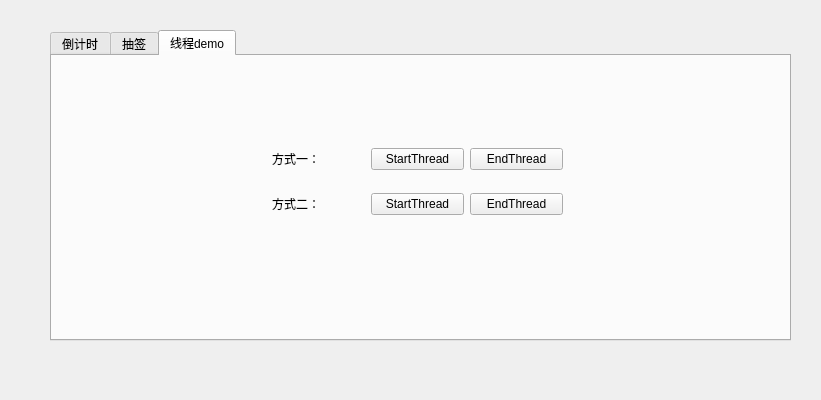
<?xml version="1.0" encoding="UTF-8"?>
<ui version="4.0">
 <class>MainWindow</class>
 <widget class="QWidget" name="MainWindow">
  <property name="geometry">
   <rect>
    <x>0</x>
    <y>0</y>
    <width>821</width>
    <height>400</height>
   </rect>
  </property>
  <property name="windowTitle">
   <string>demo</string>
  </property>
  <widget class="QTabWidget" name="tabWidget">
   <property name="geometry">
    <rect>
     <x>50</x>
     <y>30</y>
     <width>741</width>
     <height>311</height>
    </rect>
   </property>
   <property name="currentIndex">
    <number>2</number>
   </property>
   <widget class="QWidget" name="tab">
    <attribute name="title">
     <string>倒计时</string>
    </attribute>
    <widget class="QPushButton" name="pushButton">
     <property name="geometry">
      <rect>
       <x>30</x>
       <y>110</y>
       <width>51</width>
       <height>41</height>
      </rect>
     </property>
     <property name="styleSheet">
      <string notr="true">QPushButton:pressed {
background-color: #1E90FF;
}</string>
     </property>
     <property name="text">
      <string>开始</string>
     </property>
    </widget>
    <widget class="QWidget" name="layoutWidget">
     <property name="geometry">
      <rect>
       <x>120</x>
       <y>70</y>
       <width>561</width>
       <height>116</height>
      </rect>
     </property>
     <layout class="QGridLayout" name="gridLayout_2">
      <item row="0" column="0">
       <layout class="QHBoxLayout" name="horizontalLayout">
        <item>
         <widget class="QLabel" name="label">
          <property name="enabled">
           <bool>false</bool>
          </property>
          <property name="text">
           <string>倒计时：</string>
          </property>
         </widget>
        </item>
        <item>
         <widget class="QTextEdit" name="textEdit_6">
          <property name="enabled">
           <bool>true</bool>
          </property>
          <property name="sizePolicy">
           <sizepolicy hsizetype="Preferred" vsizetype="Minimum">
            <horstretch>0</horstretch>
            <verstretch>0</verstretch>
           </sizepolicy>
          </property>
          <property name="maximumSize">
           <size>
            <width>16777215</width>
            <height>50</height>
           </size>
          </property>
         </widget>
        </item>
        <item>
         <widget class="QLabel" name="label_4">
          <property name="enabled">
           <bool>false</bool>
          </property>
          <property name="text">
           <string>min</string>
          </property>
         </widget>
        </item>
        <item>
         <widget class="QTextEdit" name="textEdit">
          <property name="enabled">
           <bool>true</bool>
          </property>
          <property name="sizePolicy">
           <sizepolicy hsizetype="Preferred" vsizetype="Minimum">
            <horstretch>0</horstretch>
            <verstretch>0</verstretch>
           </sizepolicy>
          </property>
          <property name="maximumSize">
           <size>
            <width>16777215</width>
            <height>50</height>
           </size>
          </property>
         </widget>
        </item>
        <item>
         <widget class="QLabel" name="label_7">
          <property name="enabled">
           <bool>false</bool>
          </property>
          <property name="text">
           <string>s</string>
          </property>
         </widget>
        </item>
       </layout>
      </item>
      <item row="1" column="0">
       <layout class="QHBoxLayout" name="horizontalLayout_2">
        <item>
         <widget class="QLabel" name="label_2">
          <property name="enabled">
           <bool>false</bool>
          </property>
          <property name="text">
           <string>剩余时间</string>
          </property>
         </widget>
        </item>
        <item>
         <widget class="QTextEdit" name="textEdit_3">
          <property name="enabled">
           <bool>true</bool>
          </property>
          <property name="sizePolicy">
           <sizepolicy hsizetype="Preferred" vsizetype="Minimum">
            <horstretch>0</horstretch>
            <verstretch>0</verstretch>
           </sizepolicy>
          </property>
          <property name="maximumSize">
           <size>
            <width>16777215</width>
            <height>50</height>
           </size>
          </property>
         </widget>
        </item>
        <item>
         <widget class="QLabel" name="label_9">
          <property name="enabled">
           <bool>false</bool>
          </property>
          <property name="text">
           <string>min</string>
          </property>
         </widget>
        </item>
        <item>
         <widget class="QTextEdit" name="textEdit_7">
          <property name="enabled">
           <bool>true</bool>
          </property>
          <property name="sizePolicy">
           <sizepolicy hsizetype="Preferred" vsizetype="Minimum">
            <horstretch>0</horstretch>
            <verstretch>0</verstretch>
           </sizepolicy>
          </property>
          <property name="maximumSize">
           <size>
            <width>16777215</width>
            <height>50</height>
           </size>
          </property>
         </widget>
        </item>
        <item>
         <widget class="QLabel" name="label_8">
          <property name="enabled">
           <bool>false</bool>
          </property>
          <property name="text">
           <string>s</string>
          </property>
         </widget>
        </item>
       </layout>
      </item>
     </layout>
    </widget>
   </widget>
   <widget class="QWidget" name="tab_2">
    <attribute name="title">
     <string>抽签</string>
    </attribute>
    <widget class="QPushButton" name="pushButton_2">
     <property name="geometry">
      <rect>
       <x>270</x>
       <y>220</y>
       <width>211</width>
       <height>32</height>
      </rect>
     </property>
     <property name="styleSheet">
      <string notr="true">QPushButton:pressed {
background-color: #1E90FF;
}</string>
     </property>
     <property name="text">
      <string>点名开始</string>
     </property>
    </widget>
    <widget class="QWidget" name="layoutWidget">
     <property name="geometry">
      <rect>
       <x>84</x>
       <y>180</y>
       <width>581</width>
       <height>20</height>
      </rect>
     </property>
     <layout class="QHBoxLayout" name="horizontalLayout_3">
      <item>
       <widget class="QLabel" name="label_3">
        <property name="enabled">
         <bool>false</bool>
        </property>
        <property name="maximumSize">
         <size>
          <width>16777215</width>
          <height>50</height>
         </size>
        </property>
        <property name="text">
         <string>被抽中同学</string>
        </property>
        <property name="alignment">
         <set>Qt::AlignCenter</set>
        </property>
       </widget>
      </item>
      <item>
       <widget class="QLabel" name="label_5">
        <property name="enabled">
         <bool>false</bool>
        </property>
        <property name="maximumSize">
         <size>
          <width>16777215</width>
          <height>50</height>
         </size>
        </property>
        <property name="text">
         <string>班级总人数</string>
        </property>
        <property name="alignment">
         <set>Qt::AlignCenter</set>
        </property>
       </widget>
      </item>
      <item>
       <widget class="QLabel" name="label_6">
        <property name="enabled">
         <bool>false</bool>
        </property>
        <property name="maximumSize">
         <size>
          <width>16777215</width>
          <height>50</height>
         </size>
        </property>
        <property name="text">
         <string>抽签人数</string>
        </property>
        <property name="alignment">
         <set>Qt::AlignCenter</set>
        </property>
       </widget>
      </item>
     </layout>
    </widget>
    <widget class="QWidget" name="layoutWidget">
     <property name="geometry">
      <rect>
       <x>80</x>
       <y>40</y>
       <width>581</width>
       <height>102</height>
      </rect>
     </property>
     <layout class="QHBoxLayout" name="horizontalLayout_4">
      <item>
       <widget class="QTextEdit" name="textEdit_2">
        <property name="enabled">
         <bool>true</bool>
        </property>
        <property name="sizePolicy">
         <sizepolicy hsizetype="Expanding" vsizetype="Fixed">
          <horstretch>0</horstretch>
          <verstretch>0</verstretch>
         </sizepolicy>
        </property>
        <property name="maximumSize">
         <size>
          <width>16777215</width>
          <height>100</height>
         </size>
        </property>
       </widget>
      </item>
      <item>
       <widget class="QTextEdit" name="textEdit_4">
        <property name="enabled">
         <bool>true</bool>
        </property>
        <property name="sizePolicy">
         <sizepolicy hsizetype="Expanding" vsizetype="Fixed">
          <horstretch>0</horstretch>
          <verstretch>0</verstretch>
         </sizepolicy>
        </property>
        <property name="maximumSize">
         <size>
          <width>16777215</width>
          <height>100</height>
         </size>
        </property>
       </widget>
      </item>
      <item>
       <widget class="QTextEdit" name="textEdit_5">
        <property name="enabled">
         <bool>true</bool>
        </property>
        <property name="sizePolicy">
         <sizepolicy hsizetype="Expanding" vsizetype="Fixed">
          <horstretch>0</horstretch>
          <verstretch>0</verstretch>
         </sizepolicy>
        </property>
        <property name="maximumSize">
         <size>
          <width>16777215</width>
          <height>100</height>
         </size>
        </property>
       </widget>
      </item>
     </layout>
    </widget>
   </widget>
   <widget class="QWidget" name="tab_3">
    <attribute name="title">
     <string>线程demo</string>
    </attribute>
    <widget class="QWidget" name="">
     <property name="geometry">
      <rect>
       <x>220</x>
       <y>75</y>
       <width>291</width>
       <height>101</height>
      </rect>
     </property>
     <layout class="QVBoxLayout" name="verticalLayout">
      <item>
       <layout class="QGridLayout" name="gridLayout">
        <item row="0" column="1">
         <widget class="QPushButton" name="StartThread_btn">
          <property name="text">
           <string>StartThread</string>
          </property>
         </widget>
        </item>
        <item row="0" column="2">
         <widget class="QPushButton" name="EndThread_btn">
          <property name="text">
           <string>EndThread</string>
          </property>
         </widget>
        </item>
        <item row="0" column="0">
         <widget class="QLabel" name="label_10">
          <property name="text">
           <string>方式一：</string>
          </property>
         </widget>
        </item>
       </layout>
      </item>
      <item>
       <layout class="QGridLayout" name="gridLayout_3">
        <item row="0" column="1">
         <widget class="QPushButton" name="StartThread_btn_2">
          <property name="text">
           <string>StartThread</string>
          </property>
         </widget>
        </item>
        <item row="0" column="2">
         <widget class="QPushButton" name="EndThread_btn_2">
          <property name="text">
           <string>EndThread</string>
          </property>
         </widget>
        </item>
        <item row="0" column="0">
         <widget class="QLabel" name="label_11">
          <property name="text">
           <string>方式二：</string>
          </property>
         </widget>
        </item>
       </layout>
      </item>
     </layout>
    </widget>
   </widget>
  </widget>
 </widget>
 <resources/>
 <connections/>
</ui>
